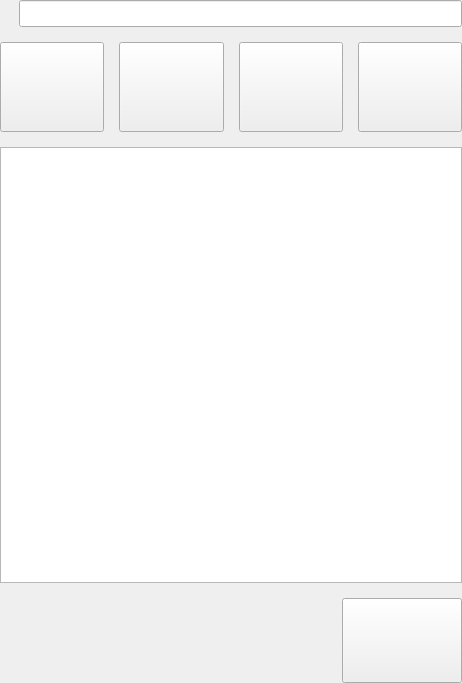
<?xml version="1.0" encoding="UTF-8"?>
<ui version="4.0">
 <class>TemplateLibOperateBoard</class>
 <widget class="QWidget" name="TemplateLibOperateBoard">
  <property name="geometry">
   <rect>
    <x>0</x>
    <y>0</y>
    <width>462</width>
    <height>683</height>
   </rect>
  </property>
  <property name="windowTitle">
   <string>Form</string>
  </property>
  <layout class="QVBoxLayout" name="verticalLayout">
   <property name="spacing">
    <number>15</number>
   </property>
   <property name="leftMargin">
    <number>0</number>
   </property>
   <property name="topMargin">
    <number>0</number>
   </property>
   <property name="rightMargin">
    <number>0</number>
   </property>
   <property name="bottomMargin">
    <number>0</number>
   </property>
   <item>
    <layout class="QGridLayout" name="gridLayout_2">
     <property name="spacing">
      <number>10</number>
     </property>
     <item row="0" column="1">
      <widget class="IconLineEdit" name="led_SearchValue_2">
       <property name="font">
        <font>
         <family>Times New Roman</family>
         <pointsize>12</pointsize>
        </font>
       </property>
      </widget>
     </item>
     <item row="0" column="0">
      <widget class="QLabel" name="lbl_Filter_2">
       <property name="font">
        <font>
         <family>Times New Roman</family>
         <pointsize>12</pointsize>
        </font>
       </property>
       <property name="text">
        <string/>
       </property>
      </widget>
     </item>
    </layout>
   </item>
   <item>
    <layout class="QHBoxLayout" name="horizontalLayout_4">
     <property name="spacing">
      <number>15</number>
     </property>
     <item>
      <widget class="IconButton" name="btn_New_2">
       <property name="sizePolicy">
        <sizepolicy hsizetype="Preferred" vsizetype="Fixed">
         <horstretch>0</horstretch>
         <verstretch>0</verstretch>
        </sizepolicy>
       </property>
       <property name="minimumSize">
        <size>
         <width>0</width>
         <height>90</height>
        </size>
       </property>
       <property name="font">
        <font>
         <family>Times New Roman</family>
         <pointsize>12</pointsize>
        </font>
       </property>
       <property name="text">
        <string/>
       </property>
       <property name="checkable">
        <bool>false</bool>
       </property>
      </widget>
     </item>
     <item>
      <widget class="IconButton" name="btn_Edit_2">
       <property name="sizePolicy">
        <sizepolicy hsizetype="Preferred" vsizetype="Fixed">
         <horstretch>0</horstretch>
         <verstretch>0</verstretch>
        </sizepolicy>
       </property>
       <property name="minimumSize">
        <size>
         <width>0</width>
         <height>90</height>
        </size>
       </property>
       <property name="font">
        <font>
         <family>Times New Roman</family>
         <pointsize>12</pointsize>
        </font>
       </property>
       <property name="text">
        <string/>
       </property>
       <property name="checkable">
        <bool>false</bool>
       </property>
      </widget>
     </item>
     <item>
      <widget class="IconButton" name="btn_Cancel_2">
       <property name="sizePolicy">
        <sizepolicy hsizetype="Preferred" vsizetype="Fixed">
         <horstretch>0</horstretch>
         <verstretch>0</verstretch>
        </sizepolicy>
       </property>
       <property name="minimumSize">
        <size>
         <width>0</width>
         <height>90</height>
        </size>
       </property>
       <property name="font">
        <font>
         <family>Times New Roman</family>
         <pointsize>12</pointsize>
        </font>
       </property>
       <property name="text">
        <string/>
       </property>
       <property name="checkable">
        <bool>false</bool>
       </property>
      </widget>
     </item>
     <item>
      <widget class="IconButton" name="btn_Save_2">
       <property name="sizePolicy">
        <sizepolicy hsizetype="Preferred" vsizetype="Fixed">
         <horstretch>0</horstretch>
         <verstretch>0</verstretch>
        </sizepolicy>
       </property>
       <property name="minimumSize">
        <size>
         <width>0</width>
         <height>90</height>
        </size>
       </property>
       <property name="font">
        <font>
         <family>Times New Roman</family>
         <pointsize>12</pointsize>
        </font>
       </property>
       <property name="text">
        <string/>
       </property>
       <property name="checkable">
        <bool>false</bool>
       </property>
      </widget>
     </item>
    </layout>
   </item>
   <item>
    <widget class="QTableView" name="tbw_Template">
     <property name="enabled">
      <bool>true</bool>
     </property>
     <property name="font">
      <font>
       <family>Times New Roman</family>
       <pointsize>12</pointsize>
      </font>
     </property>
     <property name="focusPolicy">
      <enum>Qt::NoFocus</enum>
     </property>
     <property name="editTriggers">
      <set>QAbstractItemView::NoEditTriggers</set>
     </property>
     <property name="alternatingRowColors">
      <bool>true</bool>
     </property>
     <property name="selectionMode">
      <enum>QAbstractItemView::SingleSelection</enum>
     </property>
     <property name="selectionBehavior">
      <enum>QAbstractItemView::SelectRows</enum>
     </property>
     <property name="showGrid">
      <bool>true</bool>
     </property>
     <property name="gridStyle">
      <enum>Qt::SolidLine</enum>
     </property>
     <attribute name="horizontalHeaderDefaultSectionSize">
      <number>60</number>
     </attribute>
     <attribute name="horizontalHeaderHighlightSections">
      <bool>false</bool>
     </attribute>
     <attribute name="horizontalHeaderStretchLastSection">
      <bool>true</bool>
     </attribute>
    </widget>
   </item>
   <item>
    <layout class="QHBoxLayout" name="horizontalLayout_3">
     <property name="spacing">
      <number>20</number>
     </property>
     <item>
      <spacer name="horizontalSpacer">
       <property name="orientation">
        <enum>Qt::Horizontal</enum>
       </property>
       <property name="sizeHint" stdset="0">
        <size>
         <width>40</width>
         <height>20</height>
        </size>
       </property>
      </spacer>
     </item>
     <item>
      <widget class="IconButton" name="btn_Delete_2">
       <property name="minimumSize">
        <size>
         <width>120</width>
         <height>85</height>
        </size>
       </property>
       <property name="font">
        <font>
         <family>Times New Roman</family>
         <pointsize>12</pointsize>
        </font>
       </property>
       <property name="text">
        <string/>
       </property>
       <property name="checkable">
        <bool>false</bool>
       </property>
      </widget>
     </item>
    </layout>
   </item>
  </layout>
 </widget>
 <customwidgets>
  <customwidget>
   <class>IconLineEdit</class>
   <extends>QLineEdit</extends>
   <header>CustomerWidget/LineEdit/iconlineedit.h</header>
  </customwidget>
  <customwidget>
   <class>IconButton</class>
   <extends>QPushButton</extends>
   <header>CustomerWidget/Button/iconbutton.h</header>
  </customwidget>
 </customwidgets>
 <resources/>
 <connections/>
</ui>
